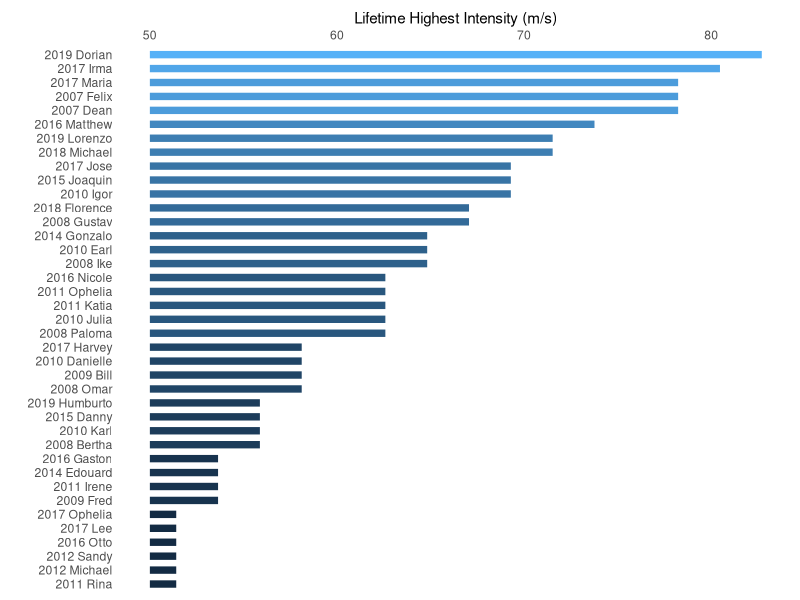

Here is the R script that generated this plot:
## ---- chunk 1
Year <- c(2007, 2007, 2008, 2008, 2008, 2008, 2008, 2009, 2009, 2010, 2010, 2010, 2010, 2010,
          2011, 2011, 2011, 2011, 2012, 2012, 2014, 2014, 2015, 2015, 2016, 2016, 2016, 2016,
          2017, 2017, 2017, 2017, 2017, 2017, 2018, 2018, 2019, 2019, 2019)
Name <- c("Dean", "Felix", "Bertha", "Gustav", "Ike", "Omar", "Paloma", "Bill", "Fred",
          "Danielle", "Earl", "Igor", "Julia", "Karl", "Irene", "Katia", "Ophelia", "Rina",
          "Michael", "Sandy", "Edouard", "Gonzalo", "Danny", "Joaquin", "Gaston", "Matthew",
          "Nicole", "Otto", "Harvey", "Irma", "Jose", "Lee", "Maria", "Ophelia", "Florence",
          "Michael", "Dorian", "Humburto", "Lorenzo")
MPH <- c(175, 175, 125, 150, 145, 130, 140, 130, 120, 130, 145, 155, 140, 125, 120, 140, 140,
         115, 115, 115, 120, 145, 125, 155, 120, 165, 140, 115, 130, 180, 155, 115, 175, 115, 
         150, 160, 185, 125, 160)
LMI.df <- data.frame(Year, Name, MPH, MPS = MPH * .44704)

NS <- c(15, 16, 9, 19, 19, 19, 14, 8, 11, 15, 17, 15, 18)
MH <- c(2, 5, 2, 5, 4, 2, 0, 2, 2, 4, 6, 2, 3)
Year <- 2007:2019

Counts.df <- data.frame(Year, NS, MH)
# sum(MH)/sum(NS) * 100
## ---- chunk 2
suppressPackageStartupMessages(library(dplyr))
LMI.df %>%
  arrange(desc(MPS))
## ---- chunk 3
LMI.df <- LMI.df %>%
  mutate(NAME = paste(Year, Name))

suppressPackageStartupMessages(library(ggplot2))
suppressPackageStartupMessages(library(forcats))

ggplot(data = LMI.df) +
  geom_segment(aes(x = reorder(NAME, MPS), y = 50,
                   xend = reorder(NAME, MPS), yend = MPS, 
                   color = MPS), size = 2.5) +
  coord_flip() + 
  scale_y_continuous(position = 'right') +
  xlab("") + ylab("Lifetime Highest Intensity (m/s)") +
  theme_minimal() +
  theme(panel.grid.major = element_blank(), 
        panel.grid.minor = element_blank(),
        legend.position = "none")
## ---- chunk 4
percentile <- (cumsum(table(LMI.df$MPS)) + (sum(NS) - sum(MH)))/sum(NS)
percentile.df <- as.data.frame(percentile)
percentile.df$MPS <- as.numeric(rownames(percentile.df))

p85ws <- round(approx(x = percentile.df$percentile, y = percentile.df$MPS, xout = .85)$y, 1)
## ---- chunk 5
p95 <- round(approx(x = percentile.df$MPS, y = percentile.df$percentile, xout = 60.3)$y, 1)
p95ws <- round(approx(x = percentile.df$percentile, y = percentile.df$MPS, xout = .95)$y, 1)
